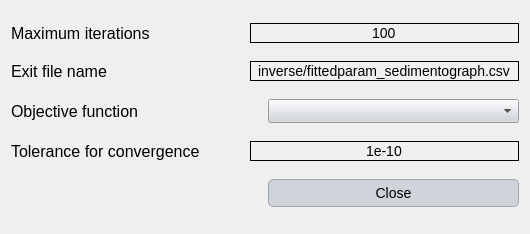
<?xml version="1.0" encoding="UTF-8"?>
<ui version="4.0">
 <class>Dialog</class>
 <widget class="QDialog" name="Dialog">
  <property name="geometry">
   <rect>
    <x>0</x>
    <y>0</y>
    <width>530</width>
    <height>234</height>
   </rect>
  </property>
  <property name="windowTitle">
   <string>Dialog</string>
  </property>
  <property name="styleSheet">
   <string notr="true">QLabel {
    font-family: 'Georgia'; /* Cambiar la fuente a Georgia */
    font-size: 16px; /* Cambiar el tamaño de la fuente */
    color: #000000; /* Color del texto (blanco) */
}

QLineEdit {
    font-family: 'Georgia'; /* Cambiar la fuente a Georgia */
    font-size: 14px; /* Cambiar el tamaño de la fuente */
    color: #000000; /* Color del texto (blanco) */
    background-color: #f0f0f0; /* Color de fondo del QLineEdit */
    border: 1px solid #000000; /* Borde blanco */
}

QComboBox {
    font-family: 'Georgia'; /* Cambiar la fuente a Georgia */
    font-size: 14px; /* Cambiar el tamaño de la fuente */
    color: #000000; /* Color del texto (blanco) */
    background-color: #cfd4da; /* Fondo oscuro del ComboBox */
}

QRadioButton {
    font-family: 'Georgia'; /* Cambiar la fuente a Georgia */
    font-size: 14px; /* Cambiar el tamaño de la fuente */
    color: #000000; /* Color del texto (blanco) */
}

QCheckBox {
    font-family: 'Georgia'; /* Cambiar la fuente a Georgia */
    font-size: 14px; /* Cambiar el tamaño de la fuente */
    color: #000000; /* Color del texto (blanco) */
}

/* Cambiar la fuente y estilo de los QPushButton */
QPushButton {
    font-family: 'Georgia'; /* Cambiar la fuente */
    font-size: 14px; /* Cambiar el tamaño de la fuente */
    color: #000000; /* Color del texto negro */
    background-color: #cfd4da; /* Fondo gris claro */
    border: 1px solid #a1a6ad; /* Borde gris medio */
    border-radius: 5px; /* Bordes redondeados */
    padding: 5px; /* Espaciado interno */
}

/* Estilo cuando el ratón pasa sobre el botón */
QPushButton:hover {
    color: #000000; /* Mantener el texto negro */
    background-color: #b7bcc3; /* Fondo gris un poco más oscuro al pasar el mouse */
}

/* Estilo cuando el botón está presionado */
QPushButton:pressed {
    background-color: #a6acb3; /* Fondo ligeramente más oscuro al presionar */
    color: #000000; /* Mantener el texto negro cuando se presiona */
}



/* Estilo general para QTableWidget y QTableView */
QTableWidget, QTableView {
    font-family: 'Georgia'; /* Cambiar la fuente a Georgia */
    font-size: 14px; /* Tamaño de la fuente */
    color: #000000; /* Color del texto negro */
    background-color: #e6e9ed; /* Fondo gris claro para la tabla */
    gridline-color: #a1a6ad; /* Color de las líneas de la tabla (gris medio) */
    selection-background-color: #b7bcc3; /* Color de fondo cuando se selecciona una celda (gris suave) */
    selection-color: #000000; /* Color del texto cuando la celda está seleccionada (negro) */
}

/* Estilo para el encabezado horizontal de la tabla */
QHeaderView::section {
    font-family: 'Georgia'; /* Cambiar la fuente a Georgia */
    font-size: 14px; /* Tamaño de la fuente */
    color: #000000; /* Color del texto negro */
    background-color: #cfd4da; /* Fondo gris claro del encabezado */
    border: 1px solid #a1a6ad; /* Borde gris medio entre las secciones */
    padding: 4px; /* Espaciado interno en el encabezado */
}

/* Estilo para las celdas de la tabla al pasar el mouse */
QTableWidget::item:hover, QTableView::item:hover {
    background-color: #b7bcc3; /* Fondo gris suave al pasar el mouse */
    color: #000000; /* Mantener el texto negro */
}

/* Estilo para las celdas cuando están seleccionadas */
QTableWidget::item:selected, QTableView::item:selected {
    background-color: #a6acb3; /* Fondo gris intermedio cuando está seleccionado */
    color: #000000; /* Texto negro cuando está seleccionado */
}

/* Ajustar el tamaño de las celdas */
QTableWidget::item, QTableView::item {
    padding: 4px; /* Espaciado interno de las celdas */
}

/* Estilo para el borde inferior de la tabla */
QTableCornerButton::section {
    background-color: #cfd4da; /* Fondo del botón de esquina */
    border: 1px solid #a1a6ad; /* Borde gris medio del botón de esquina */
}</string>
  </property>
  <layout class="QGridLayout" name="gridLayout">
   <item row="0" column="0" colspan="2">
    <layout class="QHBoxLayout" name="horizontalLayout">
     <item>
      <widget class="QLabel" name="label">
       <property name="minimumSize">
        <size>
         <width>233</width>
         <height>0</height>
        </size>
       </property>
       <property name="text">
        <string>Maximum iterations</string>
       </property>
      </widget>
     </item>
     <item>
      <widget class="QLineEdit" name="max_iterations">
       <property name="text">
        <string>100</string>
       </property>
       <property name="alignment">
        <set>Qt::AlignCenter</set>
       </property>
      </widget>
     </item>
    </layout>
   </item>
   <item row="1" column="0" colspan="2">
    <layout class="QHBoxLayout" name="horizontalLayout_2">
     <item>
      <widget class="QLabel" name="label_2">
       <property name="minimumSize">
        <size>
         <width>233</width>
         <height>0</height>
        </size>
       </property>
       <property name="text">
        <string>Exit file name</string>
       </property>
      </widget>
     </item>
     <item>
      <widget class="QLineEdit" name="exit_file">
       <property name="text">
        <string>inverse/fittedparam_sedimentograph.csv</string>
       </property>
       <property name="alignment">
        <set>Qt::AlignCenter</set>
       </property>
      </widget>
     </item>
    </layout>
   </item>
   <item row="2" column="0" colspan="2">
    <layout class="QHBoxLayout" name="horizontalLayout_3">
     <item>
      <widget class="QLabel" name="label_3">
       <property name="minimumSize">
        <size>
         <width>186</width>
         <height>0</height>
        </size>
       </property>
       <property name="text">
        <string>Objective function</string>
       </property>
      </widget>
     </item>
     <item>
      <widget class="QComboBox" name="objective_function"/>
     </item>
    </layout>
   </item>
   <item row="3" column="0" colspan="2">
    <layout class="QHBoxLayout" name="horizontalLayout_4">
     <item>
      <widget class="QLabel" name="label_4">
       <property name="minimumSize">
        <size>
         <width>233</width>
         <height>0</height>
        </size>
       </property>
       <property name="text">
        <string>Tolerance for convergence</string>
       </property>
      </widget>
     </item>
     <item>
      <widget class="QLineEdit" name="tolerance">
       <property name="cursor">
        <cursorShape>IBeamCursor</cursorShape>
       </property>
       <property name="text">
        <string>1e-10</string>
       </property>
       <property name="alignment">
        <set>Qt::AlignCenter</set>
       </property>
      </widget>
     </item>
    </layout>
   </item>
   <item row="4" column="1">
    <widget class="QPushButton" name="close_dialog">
     <property name="text">
      <string>Close</string>
     </property>
    </widget>
   </item>
  </layout>
 </widget>
 <resources/>
 <connections/>
</ui>
